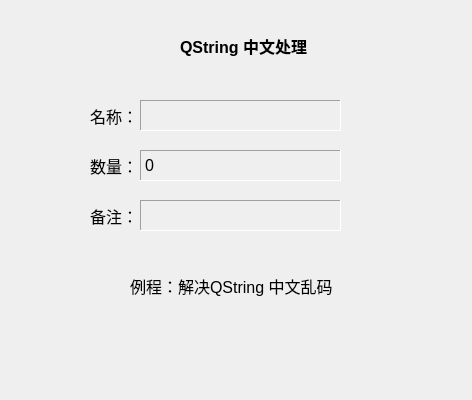
<?xml version="1.0" encoding="UTF-8"?>
<ui version="4.0">
 <class>CNZHClass</class>
 <widget class="QMainWindow" name="CNZHClass">
  <property name="geometry">
   <rect>
    <x>0</x>
    <y>0</y>
    <width>472</width>
    <height>400</height>
   </rect>
  </property>
  <property name="font">
   <font>
    <family>Arial</family>
    <pointsize>12</pointsize>
    <weight>75</weight>
    <bold>true</bold>
   </font>
  </property>
  <property name="windowTitle">
   <string>CNZH</string>
  </property>
  <widget class="QWidget" name="centralWidget">
   <widget class="QLabel" name="labCNZH">
    <property name="geometry">
     <rect>
      <x>90</x>
      <y>100</y>
      <width>41</width>
      <height>31</height>
     </rect>
    </property>
    <property name="font">
     <font>
      <family>Arial</family>
      <pointsize>12</pointsize>
      <weight>50</weight>
      <bold>false</bold>
     </font>
    </property>
    <property name="text">
     <string>名称：</string>
    </property>
   </widget>
   <widget class="QLabel" name="label">
    <property name="geometry">
     <rect>
      <x>180</x>
      <y>30</y>
      <width>141</width>
      <height>31</height>
     </rect>
    </property>
    <property name="text">
     <string>QString 中文处理</string>
    </property>
   </widget>
   <widget class="QLabel" name="labName">
    <property name="geometry">
     <rect>
      <x>140</x>
      <y>100</y>
      <width>201</width>
      <height>31</height>
     </rect>
    </property>
    <property name="font">
     <font>
      <family>Arial</family>
      <pointsize>12</pointsize>
      <weight>50</weight>
      <bold>false</bold>
     </font>
    </property>
    <property name="frameShape">
     <enum>QFrame::Panel</enum>
    </property>
    <property name="frameShadow">
     <enum>QFrame::Sunken</enum>
    </property>
    <property name="text">
     <string/>
    </property>
   </widget>
   <widget class="QLabel" name="labCNZH_3">
    <property name="geometry">
     <rect>
      <x>90</x>
      <y>150</y>
      <width>41</width>
      <height>31</height>
     </rect>
    </property>
    <property name="font">
     <font>
      <family>Arial</family>
      <pointsize>12</pointsize>
      <weight>50</weight>
      <bold>false</bold>
     </font>
    </property>
    <property name="text">
     <string>数量：</string>
    </property>
   </widget>
   <widget class="QLabel" name="label_2">
    <property name="geometry">
     <rect>
      <x>130</x>
      <y>270</y>
      <width>221</width>
      <height>31</height>
     </rect>
    </property>
    <property name="font">
     <font>
      <family>Arial</family>
      <pointsize>12</pointsize>
      <weight>50</weight>
      <bold>false</bold>
     </font>
    </property>
    <property name="text">
     <string>例程：解决QString 中文乱码</string>
    </property>
   </widget>
   <widget class="QLabel" name="labNumber">
    <property name="geometry">
     <rect>
      <x>140</x>
      <y>150</y>
      <width>201</width>
      <height>31</height>
     </rect>
    </property>
    <property name="font">
     <font>
      <family>Arial</family>
      <pointsize>12</pointsize>
      <weight>50</weight>
      <bold>false</bold>
     </font>
    </property>
    <property name="frameShape">
     <enum>QFrame::Panel</enum>
    </property>
    <property name="frameShadow">
     <enum>QFrame::Sunken</enum>
    </property>
    <property name="text">
     <string>0</string>
    </property>
   </widget>
   <widget class="QLabel" name="label_3">
    <property name="geometry">
     <rect>
      <x>90</x>
      <y>200</y>
      <width>41</width>
      <height>31</height>
     </rect>
    </property>
    <property name="font">
     <font>
      <family>Arial</family>
      <pointsize>12</pointsize>
      <weight>50</weight>
      <bold>false</bold>
     </font>
    </property>
    <property name="text">
     <string>备注：</string>
    </property>
   </widget>
   <widget class="QLabel" name="labRemark">
    <property name="geometry">
     <rect>
      <x>140</x>
      <y>200</y>
      <width>201</width>
      <height>31</height>
     </rect>
    </property>
    <property name="font">
     <font>
      <family>Arial</family>
      <pointsize>12</pointsize>
      <weight>50</weight>
      <bold>false</bold>
     </font>
    </property>
    <property name="frameShape">
     <enum>QFrame::Panel</enum>
    </property>
    <property name="frameShadow">
     <enum>QFrame::Sunken</enum>
    </property>
    <property name="text">
     <string/>
    </property>
   </widget>
  </widget>
 </widget>
 <layoutdefault spacing="6" margin="11"/>
 <resources>
  <include location="cnzh.qrc"/>
 </resources>
 <connections/>
</ui>
